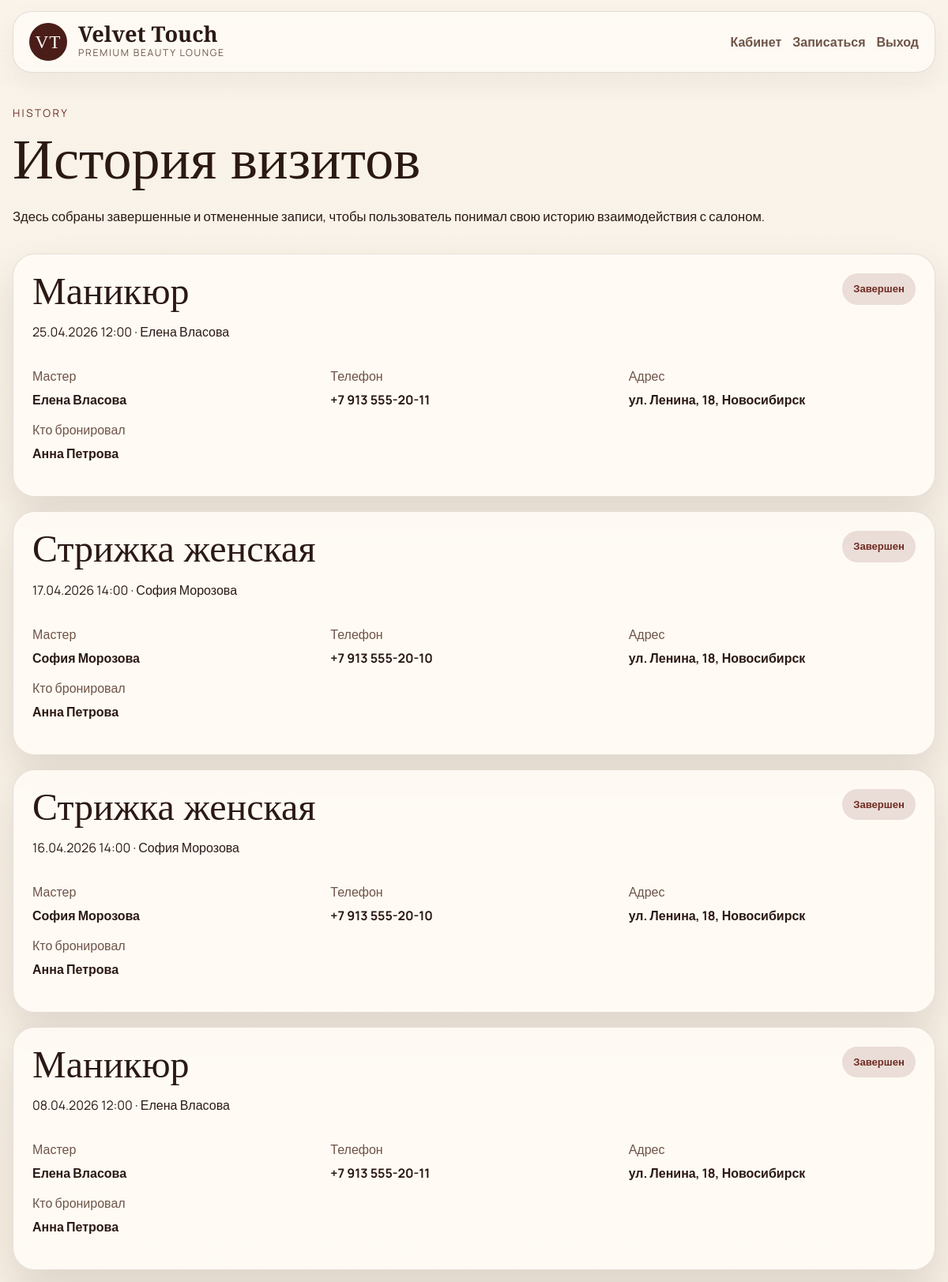
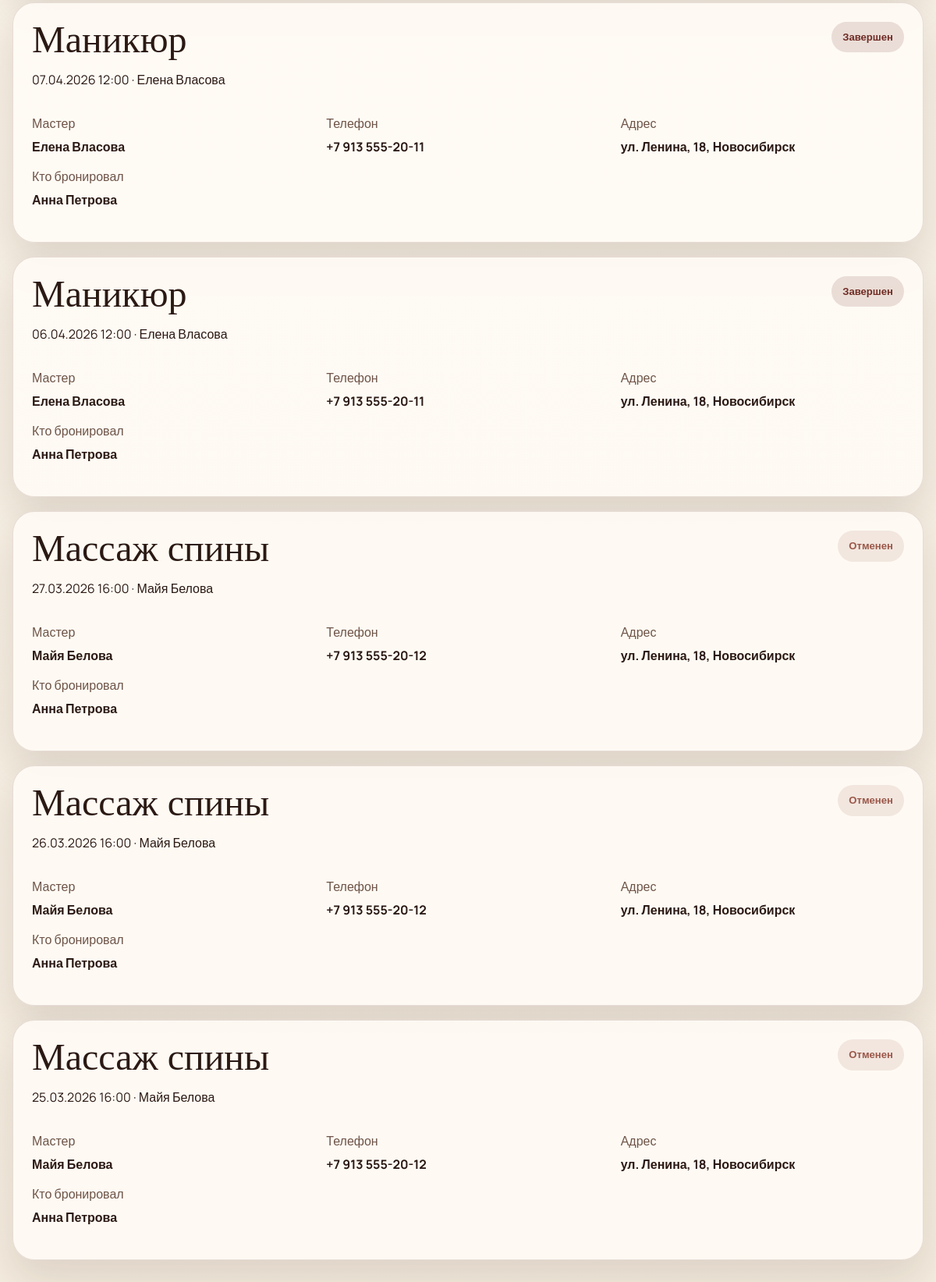
Screenshot of /history (signed in) with the database file from the repository (2 pictures, top to bottom).
### models.py (models this page shows)
class Appointment(db.Model):
    __tablename__ = "appointments"
    id = db.Column(db.Integer, primary_key=True)
    client_id = db.Column(db.Integer, db.ForeignKey("users.id"))
    service_id = db.Column(db.Integer, db.ForeignKey("services.id"))
    master_id = db.Column(db.Integer, db.ForeignKey("masters.id"))
    start_time = db.Column(db.DateTime, nullable=False)
    status = db.Column(db.String(20), default="active")
    booked_by_name = db.Column(db.String(120))
    booked_by_phone = db.Column(db.String(30))
    notes = db.Column(db.Text)
    service = db.relationship("Service")

class Service(db.Model):
    __tablename__ = "services"
    id = db.Column(db.Integer, primary_key=True)
    name = db.Column(db.String(100), nullable=False)
    duration = db.Column(db.Integer, nullable=False)
    price = db.Column(db.Float, nullable=False)
    description = db.Column(db.Text)

class Master(db.Model):
    __tablename__ = "masters"
    id = db.Column(db.Integer, primary_key=True)
    name = db.Column(db.String(100), nullable=False)
    specialty = db.Column(db.String(120), nullable=False)
    phone = db.Column(db.String(20), nullable=False)
    address = db.Column(db.String(180), nullable=False)
    bio = db.Column(db.Text)
    photo_filename = db.Column(db.String(120))
    slots = db.relationship("Slot", backref="master", lazy="dynamic")
    appointments = db.relationship("Appointment", backref="master", lazy="dynamic")

### app.py (the view)
@app.route("/history")
@login_required
def history():
    if current_user.is_admin:
        return redirect(url_for("admin_dashboard"))
    items = Appointment.query.filter(
        Appointment.client_id == current_user.id,
        Appointment.status.in_(["completed", "cancelled"]),
    ).order_by(Appointment.start_time.desc()).all()
    return render_template("history.html", appointments=items)

### app.py (called while the page is built)
@login_manager.user_loader
def load_user(user_id):
    return db.session.get(User, int(user_id))

@app.context_processor
def inject_global_context():
    return {
        "now": datetime.now(),
        "salon_name": SALON_NAME,
    }

### templates/history.html (shortened to what this page needs)
{% extends "base.html" %}
{% block content %}
<section class="simple-hero shell">
    <div>
        <span class="eyebrow">History</span>
        <h1>История визитов</h1>
        <p>Здесь собраны завершенные и отмененные записи, чтобы пользователь понимал свою историю взаимодействия с салоном.</p>
    </div>
</section>
<section class="shell detail-stack">
    {% if appointments %}
        {% for appt in appointments %}
            <article class="detail-card">
                <div class="detail-card-head">
                    <div>
                        <h2>{{ appt.service.name }}</h2>
                        <p>{{ appt.start_time.strftime('%d.%m.%Y %H:%M') }} · {{ appt.master.name }}</p>
                    </div>
                    <span class="status-pill {% if appt.status == 'completed' %}done{% else %}cancel{% endif %}">
                        {{ 'Завершен' if appt.status == 'completed' else 'Отменен' }}
                    </span>
                </div>
                <div class="detail-grid">
                    <div><span>Мастер</span><strong>{{ appt.master.name }}</strong></div>
                    <div><span>Телефон</span><strong>{{ appt.master.phone }}</strong></div>
                    <div><span>Адрес</span><strong>{{ appt.master.address }}</strong></div>
                    <div><span>Кто бронировал</span><strong>{{ appt.booked_by_name }}</strong></div>
                </div>
            </article>
        {% endfor %}
    {% else %}
        <article class="clean-card">
            <p class="muted-paragraph">История пока пуста.</p>
        </article>
    {% endif %}
</section>
{% endblock %}

### static/css/style.css (style rules this page uses)
:root { --cream: #f7f0e4; --cream-soft: #f1e7d8; --white: #fffdf8; --wine: #6f2c24; --wine-dark: #4a1d19; --wine-deep: #34120f; --green-accent: #314b43; --text: #2b1914; --muted: #6e5448; --line: rgba(87, 45, 36, 0.14); --shadow: 0 24px 50px rgba(61, 22, 16, 0.12); }
* { box-sizing: border-box; }
html { scroll-behavior: smooth; }
body { margin: 0; background: linear-gradient(180deg, #f9f3e9, #f4ecdf); color: var(--text); font-family: "Manrope", sans-serif; }
.shell, .section-shell { width: min(1360px, calc(100% - 32px)); margin: 0 auto; }
.brand-link strong, .editorial-hero h1, .editorial-cream-band h2, .story-copy h2, .section-heading-block h2, .simple-hero h1, .auth-info h1, .auth-card h2, .offer-card h2, .final-check-card h2, .funnel-card h2, .confirm-card h2, .landing-service-row strong, .master-card-copy h3, .detail-card h2, .testimonial-card p { font-family: "Cormorant Garamond", serif; }
.eyebrow { display: inline-block; margin-bottom: 16px; color: rgba(255, 244, 236, 0.82); font-size: 0.84rem; letter-spacing: 0.18em; text-transform: uppercase; }
.editorial-hero h1, .simple-hero h1, .auth-info h1, .booking-funnel-hero h1 { font-size: clamp(3rem, 6vw, 5.8rem); line-height: 0.92; margin: 0 0 24px; }
.editorial-hero-copy p, .editorial-cream-band p, .story-copy p, .simple-hero p, .muted-paragraph, .detail-note, .auth-info p, .auth-footer, .auth-card p, .offer-card p, .master-card-copy p, .booking-funnel-hero p, .muted-dark { font-size: 1.04rem; line-height: 1.8; }
.editorial-cream-band h2, .story-copy h2, .section-heading-block h2, .funnel-card h2, .confirm-card h2, .final-check-card h2, .detail-card h2, .auth-card h2, .offer-card h2 { font-size: clamp(2.3rem, 4vw, 4rem); line-height: 0.96; margin: 0 0 16px; }
.editorial-cream-band h2, .section-heading-block .eyebrow, .simple-hero .eyebrow, .booking-funnel-hero .eyebrow, .muted-dark { color: var(--wine); }
.master-card, .clean-card, .detail-card, .offer-card, .auth-card, .funnel-card, .confirm-card, .final-check-card { border-radius: 28px; border: 1px solid var(--line); background: rgba(255, 251, 246, 0.9); box-shadow: var(--shadow); }
.simple-hero, .booking-funnel-hero { padding: 24px 0 16px; }
.simple-hero, .booking-funnel-hero .section-shell { display: flex; justify-content: space-between; align-items: flex-end; gap: 20px; }
.clean-grid, .admin-grid, .detail-stack { display: grid; gap: 18px; }
.clean-card, .detail-card, .offer-card, .auth-card, .funnel-card, .confirm-card, .final-check-card { padding: 24px; }
.detail-card-head { display: flex; justify-content: space-between; gap: 16px; align-items: flex-start; margin-bottom: 16px; }
.detail-grid, .confirm-grid { display: grid; grid-template-columns: repeat(3, minmax(0, 1fr)); gap: 14px; margin-bottom: 18px; }
.detail-grid span, .confirm-grid span, .summary-row span { display: block; color: var(--muted); margin-bottom: 6px; }
.detail-grid strong, .confirm-grid strong { font-size: 1rem; }
.status-pill { border-radius: 999px; padding: 10px 14px; font-size: 0.82rem; font-weight: 700; }
.status-pill.done { color: var(--wine); background: rgba(111, 44, 36, 0.14); }
.status-pill.cancel { color: #9b584a; background: rgba(155, 88, 74, 0.12); }

### rows the page displays
Appointment: service.name "Маникюр", start_time "25.04.2026 12:00", master.name "Елена Власова", status "Завершен", master.phone "+7 913 555-20-11", master.address "ул. Ленина, 18, Новосибирск", booked_by_name "Анна Петрова"
Appointment: service.name "Стрижка женская", start_time "17.04.2026 14:00", master.name "София Морозова", status "Завершен", master.phone "+7 913 555-20-10", master.address "ул. Ленина, 18, Новосибирск", booked_by_name "Анна Петрова"
Appointment: service.name "Стрижка женская", start_time "16.04.2026 14:00", master.name "София Морозова", status "Завершен", master.phone "+7 913 555-20-10", master.address "ул. Ленина, 18, Новосибирск", booked_by_name "Анна Петрова"
Appointment: service.name "Маникюр", start_time "08.04.2026 12:00", master.name "Елена Власова", status "Завершен", master.phone "+7 913 555-20-11", master.address "ул. Ленина, 18, Новосибирск", booked_by_name "Анна Петрова"
Appointment: service.name "Маникюр", start_time "07.04.2026 12:00", master.name "Елена Власова", status "Завершен", master.phone "+7 913 555-20-11", master.address "ул. Ленина, 18, Новосибирск", booked_by_name "Анна Петрова"
Appointment: service.name "Маникюр", start_time "06.04.2026 12:00", master.name "Елена Власова", status "Завершен", master.phone "+7 913 555-20-11", master.address "ул. Ленина, 18, Новосибирск", booked_by_name "Анна Петрова"
Appointment: service.name "Массаж спины", start_time "27.03.2026 16:00", master.name "Майя Белова", status "Отменен", master.phone "+7 913 555-20-12", master.address "ул. Ленина, 18, Новосибирск", booked_by_name "Анна Петрова"
Appointment: service.name "Массаж спины", start_time "26.03.2026 16:00", master.name "Майя Белова", status "Отменен", master.phone "+7 913 555-20-12", master.address "ул. Ленина, 18, Новосибирск", booked_by_name "Анна Петрова"
Appointment: service.name "Массаж спины", start_time "25.03.2026 16:00", master.name "Майя Белова", status "Отменен", master.phone "+7 913 555-20-12", master.address "ул. Ленина, 18, Новосибирск", booked_by_name "Анна Петрова"

### other values shown
{{ salon_name }} "Velvet Touch"
